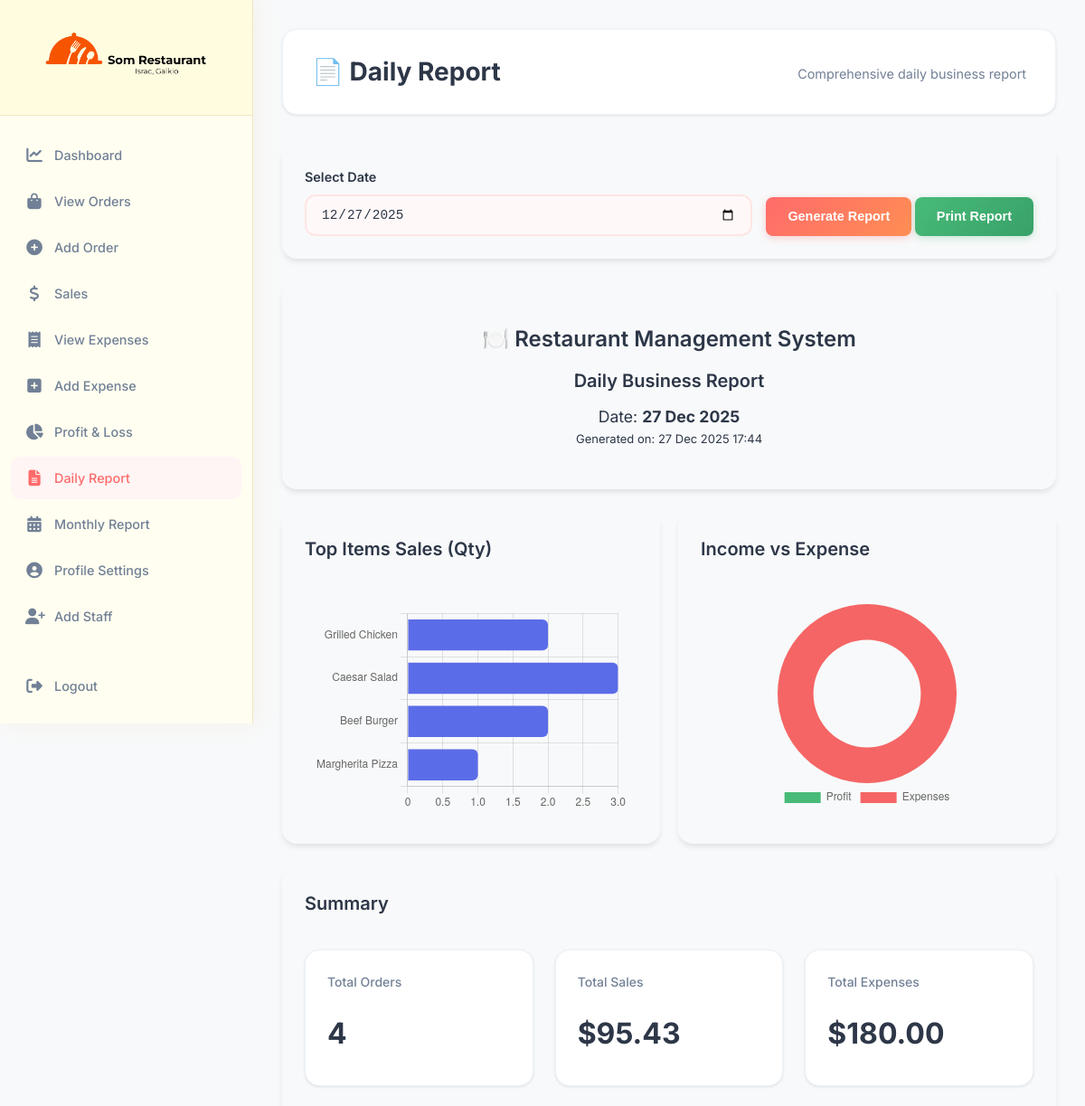
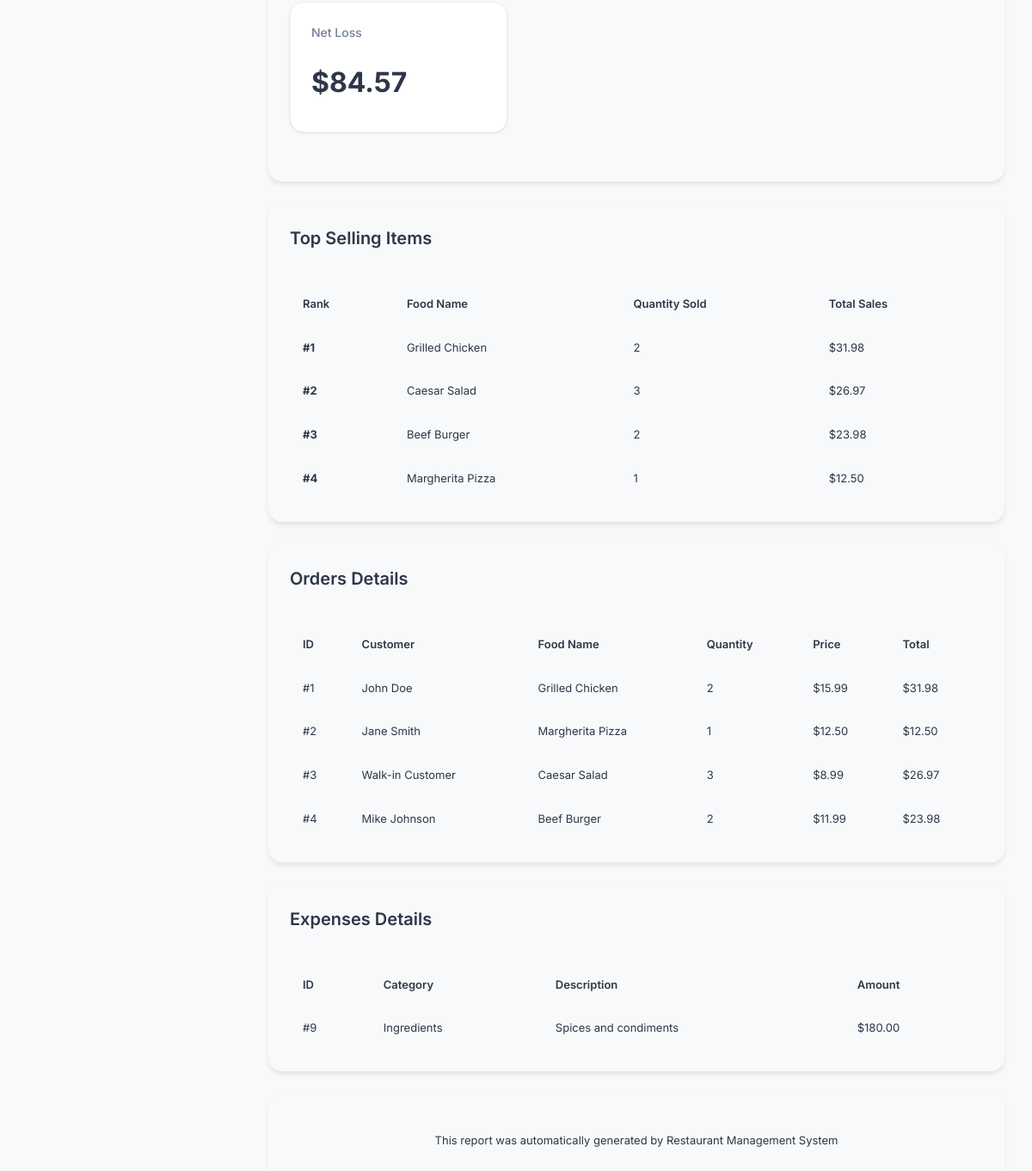
Page /reports/daily_report.php (signed in) on the committed database (2 pictures, top to bottom).
### tables this page shows
CREATE TABLE IF NOT EXISTS orders (
    id INT AUTO_INCREMENT PRIMARY KEY,
    customer_name VARCHAR(100) DEFAULT 'Walk-in Customer',
    food_name VARCHAR(150) NOT NULL,
    quantity INT NOT NULL DEFAULT 1,
    price DECIMAL(10, 2) NOT NULL,
    total_amount DECIMAL(10, 2) GENERATED ALWAYS AS (quantity * price) STORED,
    order_date DATE NOT NULL,
    image_path VARCHAR(255) DEFAULT NULL,
    created_at TIMESTAMP DEFAULT CURRENT_TIMESTAMP,
    updated_at TIMESTAMP DEFAULT CURRENT_TIMESTAMP ON UPDATE CURRENT_TIMESTAMP,
    INDEX idx_order_date (order_date),
    INDEX idx_food_name (food_name)
);

CREATE TABLE IF NOT EXISTS expenses (
    id INT AUTO_INCREMENT PRIMARY KEY,
    category VARCHAR(50) NOT NULL,
    description TEXT,
    amount DECIMAL(10, 2) NOT NULL,
    expense_date DATE NOT NULL,
    created_at TIMESTAMP DEFAULT CURRENT_TIMESTAMP,
    updated_at TIMESTAMP DEFAULT CURRENT_TIMESTAMP ON UPDATE CURRENT_TIMESTAMP,
    INDEX idx_expense_date (expense_date),
    INDEX idx_category (category)
);

### functions.php (called while the page is built, shortened)
<?php
function format_currency($amount) {
    return '$' . number_format($amount, 2);
}
function format_date($date) {
    return date('d M Y', strtotime($date));
}
function get_total_sales($conn, $start_date = null, $end_date = null) {
    $sql = "SELECT COALESCE(SUM(total_amount), 0) as total FROM orders WHERE 1=1";
    if ($start_date) {
        $sql .= " AND order_date >= '" . $conn->real_escape_string($start_date) . "'";
    }
    if ($end_date) {
        $sql .= " AND order_date <= '" . $conn->real_escape_string($end_date) . "'";
    }
    $result = $conn->query($sql);
    $row = $result->fetch_assoc();
    return $row['total'];
}
function get_total_expenses($conn, $start_date = null, $end_date = null) {
    $sql = "SELECT COALESCE(SUM(amount), 0) as total FROM expenses WHERE 1=1";
    if ($start_date) {
        $sql .= " AND expense_date >= '" . $conn->real_escape_string($start_date) . "'";
    }
    if ($end_date) {
        $sql .= " AND expense_date <= '" . $conn->real_escape_string($end_date) . "'";
    }
    $result = $conn->query($sql);
    $row = $result->fetch_assoc();
    return $row['total'];
}
function calculate_profit_loss($sales, $expenses) {
    return $sales - $expenses;
}
function get_order_count($conn, $start_date = null, $end_date = null) {
    $sql = "SELECT COUNT(*) as count FROM orders WHERE 1=1";
    if ($start_date) {
        $sql .= " AND order_date >= '" . $conn->real_escape_string($start_date) . "'";
    }
    if ($end_date) {
        $sql .= " AND order_date <= '" . $conn->real_escape_string($end_date) . "'";
    }
    $result = $conn->query($sql);
    $row = $result->fetch_assoc();
    return $row['count'];
}
?>

### reports/daily_report.php (the view, shortened to what this page needs)
<?php
require_once '../config.php';
require_once '../functions.php';
$selected_date = isset($_GET['date']) ? sanitize_input($_GET['date']) : date('Y-m-d');
$total_sales = get_total_sales($conn, $selected_date, $selected_date);
$total_expenses = get_total_expenses($conn, $selected_date, $selected_date);
$profit_loss = calculate_profit_loss($total_sales, $total_expenses);
$order_count = get_order_count($conn, $selected_date, $selected_date);
$orders_sql = "SELECT * FROM orders WHERE order_date = ? ORDER BY created_at DESC";
$orders_stmt = $conn->prepare($orders_sql);
$orders_stmt->bind_param("s", $selected_date);
$orders_stmt->execute();
$orders = $orders_stmt->get_result();
$expenses_sql = "SELECT * FROM expenses WHERE expense_date = ? ORDER BY created_at DESC";
$expenses_stmt = $conn->prepare($expenses_sql);
$expenses_stmt->bind_param("s", $selected_date);
$expenses_stmt->execute();
$expenses = $expenses_stmt->get_result();
$top_items_sql = "SELECT food_name, SUM(quantity) as total_quantity, SUM(total_amount) as total_sales
                  FROM orders
                  WHERE order_date = ?
                  GROUP BY food_name
                  ORDER BY total_sales DESC
                  LIMIT 5";
$top_stmt = $conn->prepare($top_items_sql);
$top_stmt->bind_param("s", $selected_date);
$top_stmt->execute();
$top_items_result = $top_stmt->get_result();
$top_items_rows = [];
$chart_labels = [];
$chart_data = [];
while($row = $top_items_result->fetch_assoc()) {
    $top_items_rows[] = $row;
    $chart_labels[] = $row['food_name'];
    $chart_data[] = $row['total_quantity'];
}
?>
<!DOCTYPE html>
<html lang="en">
<head>
    <link rel="stylesheet" href="../assets/css/style.css">
    <link rel="stylesheet" href="../assets/css/forms-custom.css">
</head>
<body>
    <div class="wrapper">
        <?php include '../includes/sidebar.php'; ?>
        <div class="main-content">
            <div class="page-header">
                <h1>📄 Daily Report</h1>
                <p>Comprehensive daily business report</p>
            </div>
            <div class="card no-print">
                <form method="GET" action="">
                    <div style="display: flex; gap: 15px; align-items: end;">
                        <div class="form-group" style="margin: 0; flex: 1;">
                            <label for="date">Select Date</label>
                            <input type="date" id="date" name="date" class="form-control"
                                   value="<?php echo $selected_date; ?>">
                        </div>
                        <div>
                            <button type="submit" class="btn btn-primary">Generate Report</button>
                            <button type="button" onclick="printReport()" class="btn btn-success">Print Report</button>
                        </div>
                    </div>
                </form>
            </div>
            <div class="card">
                <div style="text-align: center; padding: 20px;">
                    <h2 style="color: var(--primary-red); margin: 0;">🍽️ Restaurant Management System</h2>
                    <h3 style="margin: 10px 0;">Daily Business Report</h3>
                    <p style="font-size: 1.1rem; color: var(--medium-gray);">
                        Date: <strong><?php echo format_date($selected_date); ?></strong>
                    </p>
                    <p style="color: var(--medium-gray);">
                        Generated on: <?php echo date('d M Y H:i'); ?>
                    </p>
                </div>
            </div>
            <div style="display: grid; grid-template-columns: 1fr 1fr; gap: 20px; margin-bottom: 25px;">
                <div class="card" style="margin-bottom: 0;">
                    <div class="card-header">
                        <h3>Top Items Sales (Qty)</h3>
                    </div>
                    <div style="height: 250px; padding: 10px;">
                        <canvas id="itemsChart"></canvas>
                    </div>
                </div>
                <div class="card" style="margin-bottom: 0;">
                    <div class="card-header">
                        <h3>Income vs Expense</h3>
                    </div>
                    <div style="height: 250px; padding: 10px;">
                        <canvas id="summaryChart"></canvas>
                    </div>
                </div>
            </div>
            <div class="card">
                <div class="card-header">
                    <h3>Summary</h3>
                </div>
                <div class="stats-grid">
                    <div class="stat-card orders">
                        <h4>Total Orders</h4>
                        <div class="stat-value"><?php echo $order_count; ?></div>
                    </div>
                    <div class="stat-card sales">
                        <h4>Total Sales</h4>
                        <div class="stat-value"><?php echo format_currency($total_sales); ?></div>
                    </div>
                    <div class="stat-card expenses">
                        <h4>Total Expenses</h4>
                        <div class="stat-value"><?php echo format_currency($total_expenses); ?></div>
                    </div>
                    <div class="stat-card <?php echo $profit_loss >= 0 ? 'profit' : 'expenses'; ?>">
                        <h4><?php echo $profit_loss >= 0 ? 'Net Profit' : 'Net Loss'; ?></h4>
                        <div class="stat-value <?php echo $profit_loss >= 0 ? 'text-success' : 'text-error'; ?>">
                            <?php echo format_currency(abs($profit_loss)); ?>
                        </div>
                    </div>
                </div>
            </div>
            <div class="card">
                <div class="card-header">
                    <h3>Top Selling Items</h3>
                </div>
                <div class="table-responsive">
                    <table>
                        <thead>
                            <tr>
                                <th>Rank</th>
                                <th>Food Name</th>
                                <th>Quantity Sold</th>
                                <th>Total Sales</th>
                            </tr>
                        </thead>
                        <tbody>
                            <?php if (count($top_items_rows) > 0): ?>
                                <?php $rank = 1; ?>
                                <?php foreach ($top_items_rows as $item): ?>
                                    <tr>
                                        <td><strong>#<?php echo $rank++; ?></strong></td>
                                        <td><?php echo htmlspecialchars($item['food_name']); ?></td>
                                        <td><?php echo $item['total_quantity']; ?></td>
                                        <td><?php echo format_currency($item['total_sales']); ?></td>
                                    </tr>
                                <?php endforeach; ?>
                            <?php else: ?>
                                <tr>
                                    <td colspan="4" class="text-center">No sales data</td>
                                </tr>
                            <?php endif; ?>
                        </tbody>
                    </table>
                </div>
            </div>
            <div class="card">
                <div class="card-header">
                    <h3>Orders Details</h3>
                </div>
                <div class="table-responsive">
                    <table>
                        <thead>
                            <tr>
                                <th>ID</th>
                                <th>Customer</th>
                                <th>Food Name</th>
                                <th>Quantity</th>
                                <th>Price</th>
                                <th>Total</th>
                            </tr>
                        </thead>
                        <tbody>
                            <?php if ($orders->num_rows > 0): ?>
                                <?php while ($order = $orders->fetch_assoc()): ?>
                                    <tr>
                                        <td>#<?php echo $order['id']; ?></td>
                                        <td><?php echo htmlspecialchars($order['customer_name']); ?></td>
                                        <td><?php echo htmlspecialchars($order['food_name']); ?></td>
                                        <td><?php echo $order['quantity']; ?></td>
                                        <td><?php echo format_currency($order['price']); ?></td>
                                        <td><?php echo format_currency($order['total_amount']); ?></td>
                                    </tr>
                                <?php endwhile; ?>
                            <?php else: ?>
                                <tr>
                                    <td colspan="6" class="text-center">No orders for this date</td>
                                </tr>
                            <?php endif; ?>
                        </tbody>
                    </table>
                </div>
            </div>
            <div class="card">
                <div class="card-header">
                    <h3>Expenses Details</h3>
                </div>
                <div class="table-responsive">
                    <table>
                        <thead>
                            <tr>
                                <th>ID</th>
                                <th>Category</th>
                                <th>Description</th>
                                <th>Amount</th>
                            </tr>
                        </thead>
                        <tbody>
                            <?php if ($expenses->num_rows > 0): ?>
                                <?php while ($expense = $expenses->fetch_assoc()): ?>
                                    <tr>
                                        <td>#<?php echo $expense['id']; ?></td>
                                        <td><?php echo htmlspecialchars($expense['category']); ?></td>
                                        <td><?php echo htmlspecialchars($expense['description']); ?></td>
                                        <td><?php echo format_currency($expense['amount']); ?></td>
                                    </tr>
                                <?php endwhile; ?>
                            <?php else: ?>
                                <tr>
                                    <td colspan="4" class="text-center">No expenses for this date</td>
                                </tr>
                            <?php endif; ?>
                        </tbody>
                    </table>
                </div>
            </div>
            <div class="card">
                <div style="text-align: center; padding: 20px; border-top: 2px solid var(--primary-orange);">
                    <p style="color: var(--medium-gray); margin: 0;">
                        This report was automatically generated by Restaurant Management System
                    </p>
                </div>
            </div>
        </div>
    </div>
    <script>
        document.addEventListener('DOMContentLoaded', function() {
            // Data from PHP
            const itemLabels = <?php echo json_encode($chart_labels); ?>;
            const itemData = <?php echo json_encode($chart_data); ?>;
            const sales = <?php echo max(0, $total_sales); ?>;
            const expenses = <?php echo max(0, $total_expenses); ?>;
            const profit = Math.max(0, sales - expenses);
            // Top Items Chart
            const itemsCtx = document.getElementById('itemsChart');
            if (itemsCtx) {
                new Chart(itemsCtx, {
                    type: 'bar',
                    data: {
                        labels: itemLabels,
                        datasets: [{
                            label: 'Units Sold',
                            data: itemData,
                            backgroundColor: '#5B6CE8',
                            borderRadius: 6
                        }]
                    },
                    options: {
                        responsive: true,
                        maintainAspectRatio: false,
                        indexAxis: 'y',
                        plugins: { legend: { display: false } },
                        scales: { x: { beginAtZero: true } }
                    }
                });
            }
            // Summary Donut Chart
            const summaryCtx = document.getElementById('summaryChart');
            if (summaryCtx) {
                new Chart(summaryCtx, {
                    type: 'doughnut',
                    data: {
                        labels: ['Profit', 'Expenses'],
                        datasets: [{
                            data: [profit, expenses],
                            backgroundColor: ['#48BB78', '#F56565'],
                            borderWidth: 0
                        }]
                    },
                    options: {
                        responsive: true,
                        maintainAspectRatio: false,
                        cutout: '60%',
                        plugins: {
                            legend: { position: 'bottom' }
                        }
                    }
                });
            }
        });
    </script>
</body>
</html>

### rows in the picture
orders: id "1", customer_name "John Doe", food_name "Grilled Chicken", quantity "2", price "$15.99", total_amount "$31.98"
orders: id "2", customer_name "Jane Smith", food_name "Margherita Pizza", quantity "1", price "$12.50", total_amount "$12.50"
orders: id "3", customer_name "Walk-in Customer", food_name "Caesar Salad", quantity "3", price "$8.99", total_amount "$26.97"
orders: id "4", customer_name "Mike Johnson", food_name "Beef Burger", quantity "2", price "$11.99", total_amount "$23.98"
expenses: id "9", category "Ingredients", description "Spices and condiments", amount "$180.00"

### other values in the picture
format_date($selected_date) "27 Dec 2025"
$order_count "4"
format_currency($total_sales) "$95.43"
format_currency($total_expenses) "$180.00"
format_currency(abs($profit_loss)) "$84.57"
$item['food_name'] "Grilled Chicken"
$item['total_quantity'] "2"
format_currency($item['total_sales']) "$31.98"
$item['food_name'] "Caesar Salad"
$item['total_quantity'] "3"
format_currency($item['total_sales']) "$26.97"
$item['food_name'] "Beef Burger"
format_currency($item['total_sales']) "$23.98"
$item['food_name'] "Margherita Pizza"
$item['total_quantity'] "1"
